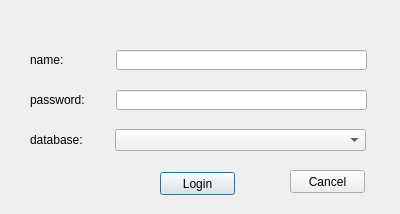
<?xml version="1.0" encoding="UTF-8"?>
<ui version="4.0">
 <class>LoginDialogBase</class>
 <widget class="QDialog" name="LoginDialogBase">
  <property name="geometry">
   <rect>
    <x>0</x>
    <y>0</y>
    <width>400</width>
    <height>214</height>
   </rect>
  </property>
  <property name="windowTitle">
   <string>登录</string>
  </property>
  <widget class="QLineEdit" name="m_editName">
   <property name="geometry">
    <rect>
     <x>116</x>
     <y>50</y>
     <width>251</width>
     <height>20</height>
    </rect>
   </property>
  </widget>
  <widget class="QLineEdit" name="m_editPassword">
   <property name="geometry">
    <rect>
     <x>116</x>
     <y>90</y>
     <width>251</width>
     <height>20</height>
    </rect>
   </property>
  </widget>
  <widget class="QLabel" name="label">
   <property name="geometry">
    <rect>
     <x>30</x>
     <y>50</y>
     <width>91</width>
     <height>20</height>
    </rect>
   </property>
   <property name="text">
    <string>name:</string>
   </property>
  </widget>
  <widget class="QLabel" name="label_2">
   <property name="geometry">
    <rect>
     <x>30</x>
     <y>90</y>
     <width>81</width>
     <height>20</height>
    </rect>
   </property>
   <property name="text">
    <string>password:</string>
   </property>
  </widget>
  <widget class="QPushButton" name="m_btnLogin">
   <property name="geometry">
    <rect>
     <x>160</x>
     <y>172</y>
     <width>75</width>
     <height>23</height>
    </rect>
   </property>
   <property name="text">
    <string>Login</string>
   </property>
  </widget>
  <widget class="QPushButton" name="m_btnCancel">
   <property name="geometry">
    <rect>
     <x>290</x>
     <y>170</y>
     <width>75</width>
     <height>23</height>
    </rect>
   </property>
   <property name="text">
    <string>Cancel</string>
   </property>
  </widget>
  <widget class="QComboBox" name="m_cmbDatabase">
   <property name="geometry">
    <rect>
     <x>115</x>
     <y>129</y>
     <width>251</width>
     <height>22</height>
    </rect>
   </property>
  </widget>
  <widget class="QLabel" name="label_3">
   <property name="geometry">
    <rect>
     <x>30</x>
     <y>130</y>
     <width>81</width>
     <height>20</height>
    </rect>
   </property>
   <property name="text">
    <string>database:</string>
   </property>
  </widget>
 </widget>
 <resources/>
 <connections/>
</ui>
